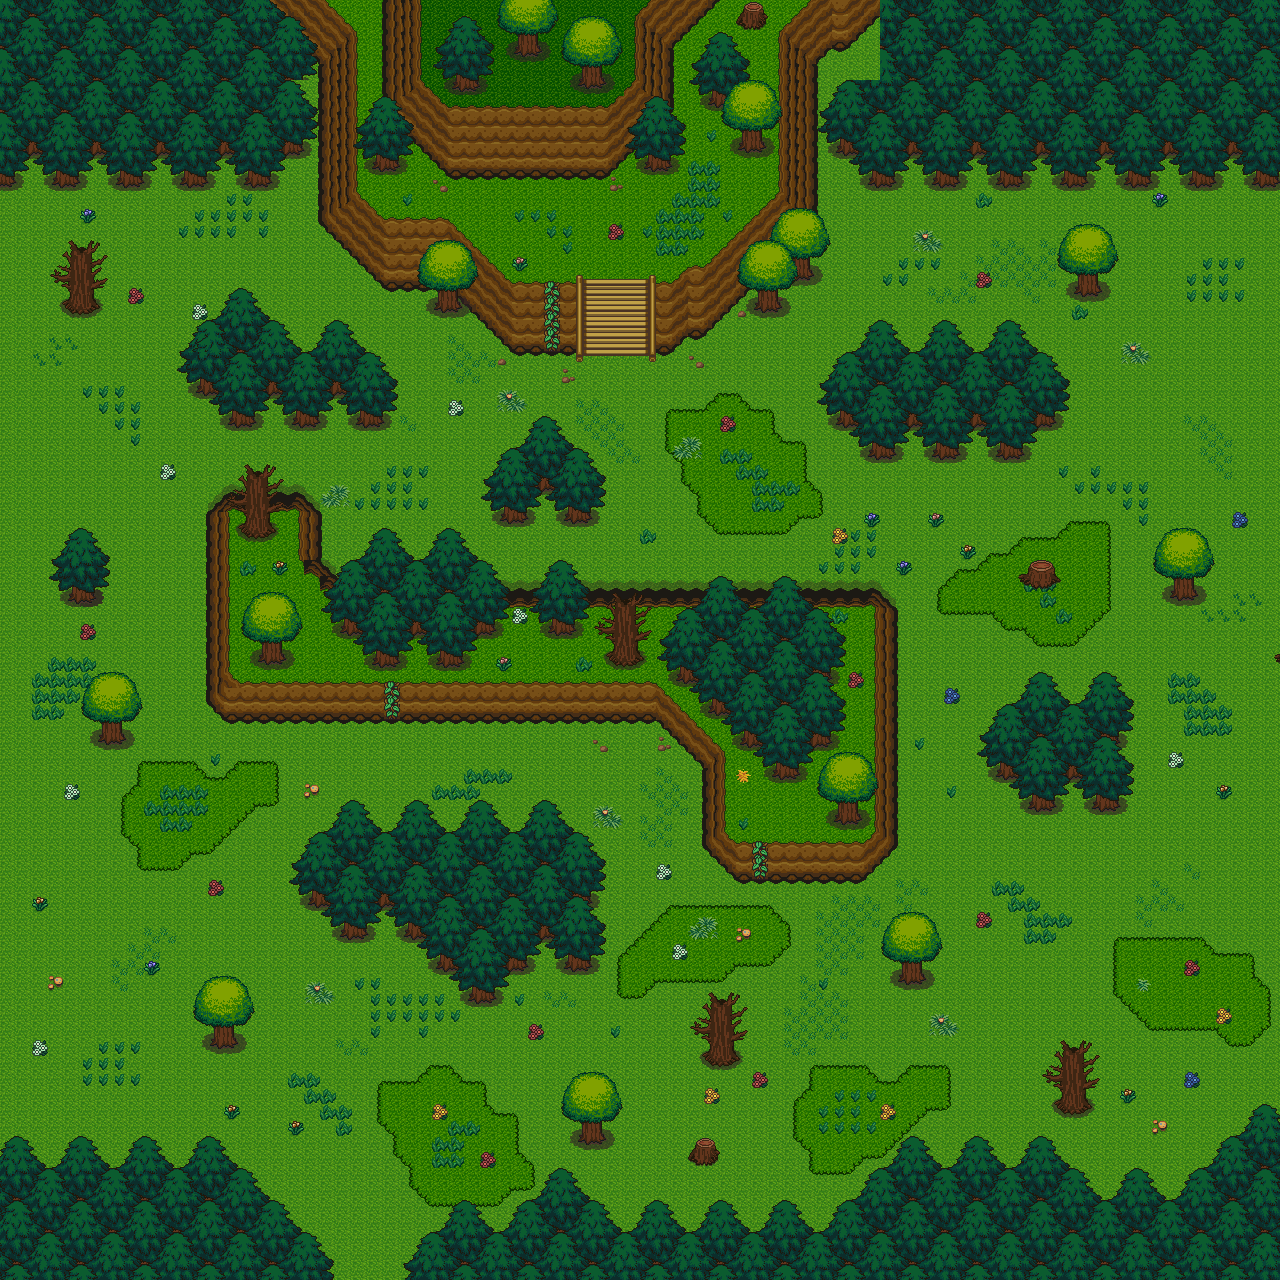

Tiled map render using the project's own tile images. Description and the map definition, with tile-layer contents summarised, below:
An orthogonal 80x80 tile map with 16x16 px tiles, 7 tile layers (ground0, ground1, wall0, wall1, ...), 2 hidden layers not drawn, 9 tilesets.

<map version="1.0" orientation="orthogonal" renderorder="right-down" width="80" height="80" tilewidth="16" tileheight="16">
 <tileset firstgid="1" name="1" tilewidth="16" tileheight="16">
  <image source="../../tileset/v1.3/1.png" width="800" height="800" />
 </tileset>
 <tileset firstgid="2501" name="2" tilewidth="16" tileheight="16">
  <image source="../../tileset/v1.3/2.png" width="800" height="800" />
 </tileset>
 <tileset firstgid="5001" name="3" tilewidth="16" tileheight="16">
  <image source="../../tileset/v1.3/3.png" width="800" height="800" />
 </tileset>
 <tileset firstgid="7501" name="4" tilewidth="16" tileheight="16">
  <image source="../../tileset/v1.3/4.png" width="800" height="800" />
 </tileset>
 <tileset firstgid="10001" name="5" tilewidth="16" tileheight="16">
  <image source="../../tileset/v1.3/5.png" width="800" height="800" />
 </tileset>
 <tileset firstgid="12501" name="6" tilewidth="16" tileheight="16">
  <image source="../../tileset/v1.3/6.png" width="800" height="800" />
 </tileset>
 <tileset firstgid="15001" name="7" tilewidth="16" tileheight="16">
  <image source="../../tileset/v1.3/7.png" width="800" height="800" />
 </tileset>
 <tileset firstgid="17501" name="8" tilewidth="16" tileheight="16">
  <image source="../../tileset/v1.3/8.png" width="800" height="800" />
 </tileset>
 <tileset firstgid="20001" name="9" tilewidth="16" tileheight="16">
  <image source="../../tileset/v1.3/9.png" width="800" height="800" />
 </tileset>
 <layer name="ground0" width="80" height="80">
  <data>[6400 cells, 6387 non-empty, 3 distinct tile ids]</data>
 </layer>
 <layer name="ground1" width="80" height="80">
  <data>[6400 cells, 512 non-empty, 16 distinct tile ids]</data>
 </layer>
 <layer name="wall0" width="80" height="80">
  <data>[6400 cells, 934 non-empty, 200 distinct tile ids]</data>
 </layer>
 <layer name="wall1" width="80" height="80">
  <data>[6400 cells, 84 non-empty, 35 distinct tile ids]</data>
 </layer>
 <layer name="deco0" width="80" height="80">
  <data>[6400 cells, 798 non-empty, 101 distinct tile ids]</data>
 </layer>
 <layer name="deco1" width="80" height="80">
  <data>[6400 cells, 1884 non-empty, 95 distinct tile ids]</data>
 </layer>
 <layer name="ABOVE_OVERWRITE" width="80" height="80" opacity="0.9">
  <data>[6400 cells, 0 non-empty, 0 distinct tile ids]</data>
 </layer>
 <layer name="COLLISION_OVERWRITE" visible="0" width="80" height="80">
  <data>[6400 cells, 0 non-empty, 0 distinct tile ids]</data>
 </layer>
 <layer name="SPOT" visible="0" width="80" height="80">
  <data>[6400 cells, 17 non-empty, 12 distinct tile ids]</data>
 </layer>
</map>
